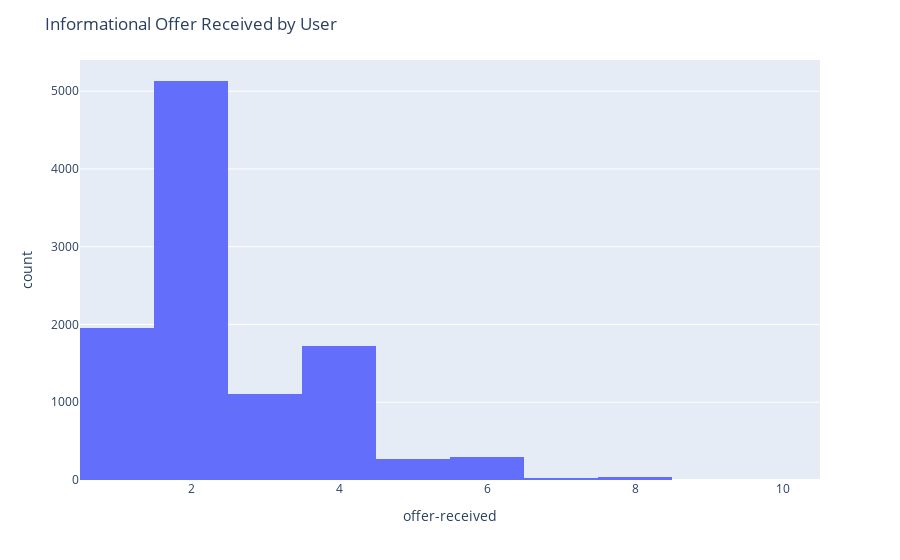

Notebook code for this chart:
### Code cell
plot_informational_offer_received(df)

### Figure 1 — Plotly figure (JSON) as saved in the notebook; plotly's stock layout.template omitted (floating-point values rounded to 4 significant figures; data arrays with more than 128 entries replaced by an {"elided": "..."} marker saying what was removed)
{"data": [{"alignmentgroup": "True", "bingroup": "x", "hovertemplate": "offer-received=%{x}<br>count=%{y}<extra></extra>", "legendgroup": "", "marker": {"color": "#636efa", "pattern": {"shape": ""}}, "name": "", "offsetgroup": "", "orientation": "v", "showlegend": false, "type": "histogram", "x": {"elided": "10547 int values"}, "xaxis": "x", "yaxis": "y"}], "layout": {"barmode": "relative", "legend": {"tracegroupgap": 0}, "margin": {"t": 60}, "title": {"text": "Informational Offer Received by User"}, "xaxis": {"anchor": "y", "domain": [0, 1], "title": {"text": "offer-received"}}, "yaxis": {"anchor": "x", "domain": [0, 1], "title": {"text": "count"}}}}
